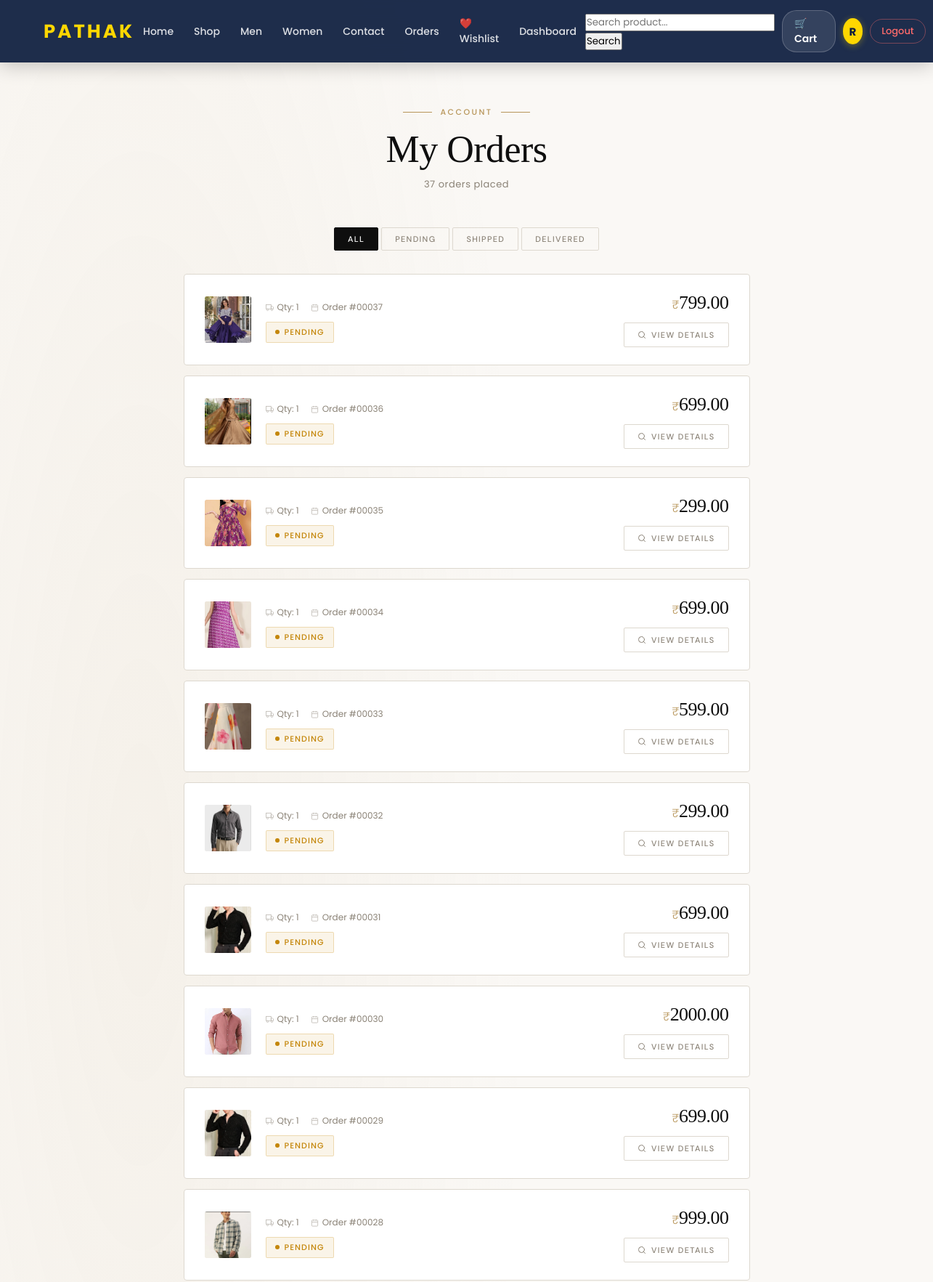
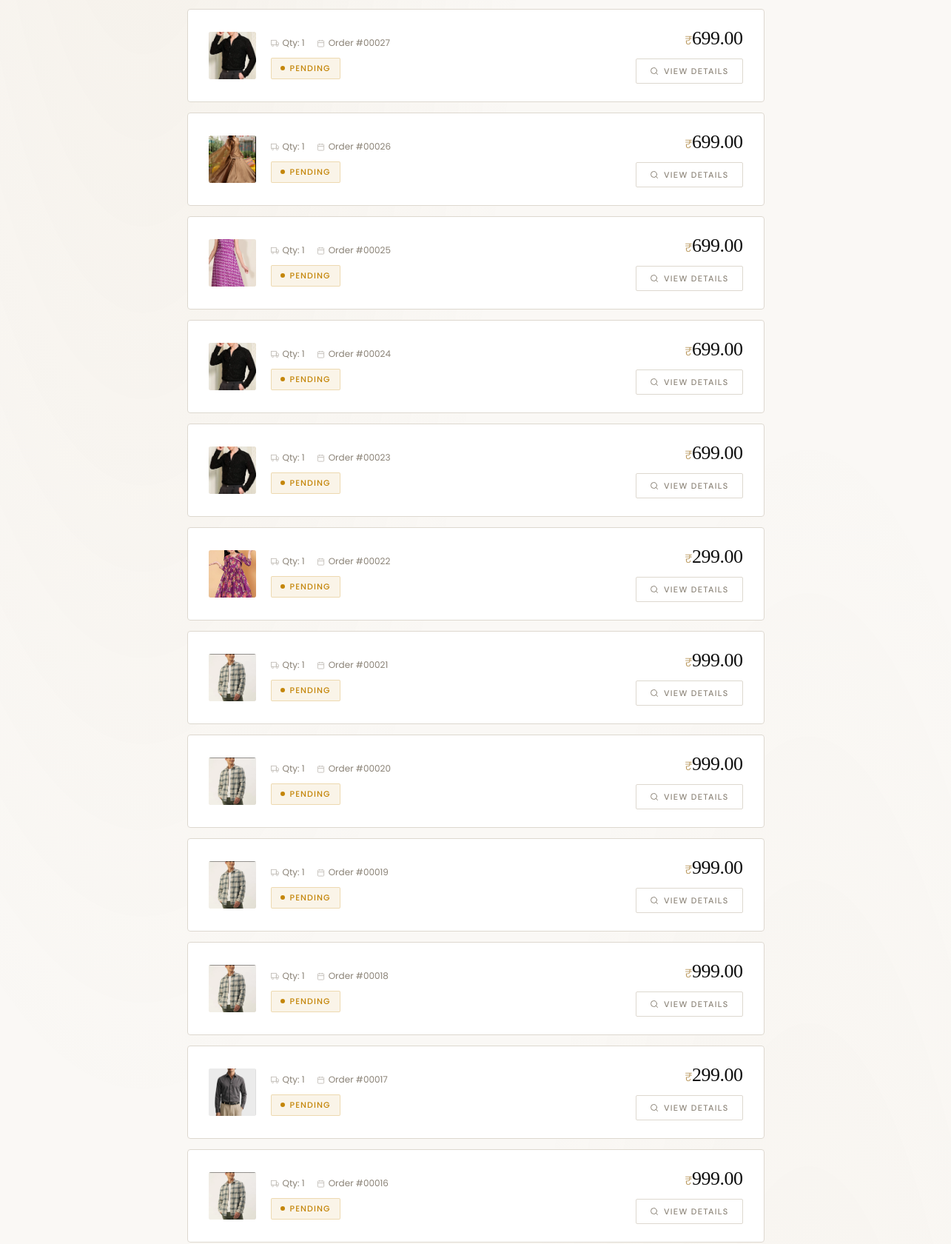
/shop/orders/ (signed in, upper part), run on the app's committed database (2 pictures, top to bottom).
### shop/models.py (models this page shows, shortened)
class Order(models.Model):
    STATUS_CHOICES = (
        ('pending', 'Pending'),
        ('shipped', 'Shipped'),
        ('delivered', 'Delivered'),
        ('cancelled', 'Cancelled'),
        ('refunded', 'Refunded'),
    )
    user = models.ForeignKey(User, on_delete=models.CASCADE)
    product = models.ForeignKey(Product, on_delete=models.CASCADE)
    quantity = models.IntegerField(default=1)
    total_price = models.DecimalField(max_digits=10, decimal_places=2, blank=True, null=True)
    status = models.CharField(max_length=20, choices=STATUS_CHOICES, default='pending')
    created_at = models.DateTimeField(auto_now_add=True)

class Product(models.Model):
    product_name = models.CharField(max_length=30)
    price = models.DecimalField(max_digits=10, decimal_places=2)
    description = models.CharField(max_length=300)
    pub_date = models.DateField()
    image = models.ImageField(upload_to="products/")
    stock = models.IntegerField(default=10)
    CATEGORY_CHOICES = (
    ('men', 'Men'),
    ('women', 'Women'),
    ('kids', 'Kids'),
)
    category = models.CharField(max_length=10, choices=CATEGORY_CHOICES, default='men')
    SUBCATEGORY_CHOICES = (
        ('lehenga', 'Lehenga'),
        ('kurti', 'Kurti'),
        ('saree', 'Saree'),
        ('gown', 'Gown'),
        ('kurta', 'Kurta'),
        ('sherwani', 'Sherwani'),
        ('shirt', 'Shirt'),
        ('trouser', 'Trouser'),
    )
    subcategory = models.CharField(max_length=20, choices=SUBCATEGORY_CHOICES, default='kurti')
    is_new = models.BooleanField(default=False)
    is_best = models.BooleanField(default=False)
    discount = models.IntegerField(
        default=0,
        validators=[MinValueValidator(0), MaxValueValidator(100)]
    )

### shop/views.py (the view)
# urls.py: path('orders/', views.orders, name='orders'),
@login_required(login_url='login')
def orders(request):
    orders = Order.objects.filter(user=request.user).order_by('-id')
    latest_order_id = request.session.get('latest_order_id')
    return render(request, 'orders.html', {
        'orders': orders,
        'latest_order_id': latest_order_id
    })

### shop/templates/orders.html (shortened to what this page needs)
{% extends 'master.html' %}
{% block content %}
<div class="orders-page">
  <div class="page-header">
    <p class="page-eyebrow">Account</p>
    <h1 class="page-title">My Orders</h1>
    {% if orders %}
    <span class="order-count">{{ orders|length }} order{% if orders|length != 1 %}s{% endif %} placed</span>
    {% endif %}
  </div>
  {% if orders %}
  <div class="filter-tabs">
    <button class="filter-tab active" onclick="filterOrders('all', this)">All</button>
    <button class="filter-tab" onclick="filterOrders('pending', this)">Pending</button>
    <button class="filter-tab" onclick="filterOrders('shipped', this)">Shipped</button>
    <button class="filter-tab" onclick="filterOrders('delivered', this)">Delivered</button>
  </div>
  <div class="orders-list" id="ordersList">
    {% for order in orders %}
    <div class="order-card {% if order.id == latest_order_id %}latest{% endif %}"
         data-status="{{ order.status|lower }}">
      <div class="order-icon">
        {% if order.product.image %}
        <img src="{{ order.product.image.url }}" alt="{{ order.product.Product_name }}">
        {% else %}
        <span class="order-icon-placeholder">📦</span>
        {% endif %}
      </div>
      <div class="order-info">
        <div class="order-meta">
          <span class="order-meta-item">
            <svg width="11" height="11" viewBox="0 0 24 24" fill="none" stroke="currentColor" stroke-width="2"><rect x="1" y="3" width="15" height="13"/><polygon points="16 8 20 8 23 11 23 16 16 16 16 8"/><circle cx="5.5" cy="18.5" r="2.5"/><circle cx="18.5" cy="18.5" r="2.5"/></svg>
            Qty: {{ order.quantity }}
          </span>
          <span class="order-meta-item">
            <svg width="11" height="11" viewBox="0 0 24 24" fill="none" stroke="currentColor" stroke-width="2"><rect x="3" y="4" width="18" height="18" rx="2" ry="2"/><line x1="16" y1="2" x2="16" y2="6"/><line x1="8" y1="2" x2="8" y2="6"/><line x1="3" y1="10" x2="21" y2="10"/></svg>
            Order #{{ order.id|stringformat:"05d" }}
          </span>
        </div>
        <div style="margin-top:4px;">
          <span class="status-badge {{ order.status|lower }}">
            <span class="dot"></span>
            {{ order.status|title }}
          </span>
        </div>
      </div>
      <div class="order-right">
        <span class="order-price"><span>₹</span>{{ order.total_price }}</span>
        <a href="{% url 'order_detail' order.id %}" class="detail-btn">
          <svg width="12" height="12" viewBox="0 0 24 24" fill="none" stroke="currentColor" stroke-width="2" stroke-linecap="round"><circle cx="11" cy="11" r="8"/><line x1="21" y1="21" x2="16.65" y2="16.65"/></svg>
          View Details
        </a>
      </div>
    </div>
    {% endfor %}
  </div>
  {% endif %}
</div>
{% endblock %}

### shop/templates/master.html (shortened to what this page needs)
{% load static %}
<!DOCTYPE html>
<html lang="en">
<head>
</head>
<body>
<header class="navbar">
  <a href="/" class="logo">PATHAK</a>
  <nav class="nav-links">
    <a href="/">Home</a>
    <a href="/shop/">Shop</a>
    <a href="/shop/men/">Men</a>
    <a href="/shop/women/">Women</a>
    <a href="/shop/contact/">Contact</a>
    {% if user.is_authenticated %}
      <a href="/shop/orders/">Orders</a>
      <a href="/shop/wishlist/">❤️ Wishlist</a>
      <a href="/shop/dashboard/">Dashboard</a>
    {% endif %}
  </nav>
  <div class="nav-right">
    <form method="GET" action="{% url 'search' %}">
    <input type="text" name="q" placeholder="Search product...">
    <button type="submit">Search</button>
</form>
    <a href="/shop/cart/" class="cart-btn">
      🛒 Cart
    </a>
    {% if user.is_authenticated %}
      <a href="/enroll/profile/" class="profile-btn" title="{{ user.username }}">
        {{ user.username|first|upper }}
      </a>
      <form method="post" action="/enroll/logout/" style="margin:0;">
        <button type="submit" class="btn-logout">Logout</button>
      </form>
    {% else %}
      <a href="/enroll/login/" class="btn-login">Login</a>
      <a href="/enroll/signup/" class="btn-signup">Sign Up</a>
    {% endif %}
  </div>
</header>
<div class="section">
  {% block content %}{% endblock %}
</div>
</body>
</html>

### shop/templates/master.html (style rules this page uses)
*, *::before, *::after { margin: 0; padding: 0; box-sizing: border-box; font-family: 'Poppins', sans-serif; }
body { background: linear-gradient(-45deg, #eef1f7, #f8f9fc, #e3e8f0, #ffffff); background-size: 400% 400%; animation: gradientMove 10s ease infinite; }
.navbar { position: sticky; top: 0; z-index: 1000; display: flex; justify-content: space-between; align-items: center; padding: 14px 60px; background: rgba(11,28,61,0.92); backdrop-filter: blur(14px); -webkit-backdrop-filter: blur(14px); box-shadow: 0 4px 25px rgba(0,0,0,0.22); animation: fadeDown 0.7s ease; transition: padding 0.3s, background 0.3s; }
.logo { color: #ffd700; font-size: 26px; font-weight: 700; letter-spacing: 3px; text-decoration: none; transition: transform 0.3s, text-shadow 0.3s; }
.nav-links { display: flex; align-items: center; gap: 4px; }
.nav-links a { color: rgba(255,255,255,0.85); text-decoration: none; padding: 6px 12px; border-radius: 8px; font-size: 14px; font-weight: 500; position: relative; transition: color 0.3s, background 0.3s; }
.nav-links a::after { content: ""; position: absolute; width: 0; height: 2px; background: #ffd700; left: 50%; bottom: 0; transform: translateX(-50%); transition: width 0.3s; border-radius: 2px; }
.nav-right { display: flex; align-items: center; gap: 10px; }
.cart-btn { position: relative; background: rgba(255,255,255,0.1); color: white; padding: 7px 16px; border-radius: 20px; text-decoration: none; font-size: 14px; font-weight: 600; border: 1.5px solid rgba(255,255,255,0.2); transition: background 0.3s, transform 0.2s, color 0.3s, border-color 0.3s; display: flex; align-items: center; gap: 5px; }
.profile-btn { background: #ffd700; color: #0b1c3d; width: 36px; height: 36px; border-radius: 50%; text-decoration: none; font-size: 15px; display: flex; align-items: center; justify-content: center; font-weight: 700; transition: transform 0.3s, box-shadow 0.3s; box-shadow: 0 2px 10px rgba(255,215,0,0.35); }
.btn-logout { color: #ff6b6b; border: 1.5px solid rgba(255,107,107,0.4); border-radius: 20px; padding: 6px 15px; cursor: pointer; background: none; font-size: 13px; font-weight: 500; font-family: 'Poppins', sans-serif; transition: background 0.3s, border-color 0.3s; }
.section { min-height: 80vh; animation: fadeUp 0.5s ease; }

### data on the page
Order: product.image (picture), quantity "1", id "00037", status "PENDING", total_price "799.00"
Order: product.image (picture), quantity "1", id "00036", status "PENDING", total_price "699.00"
Order: product.image (picture), quantity "1", id "00035", status "PENDING", total_price "299.00"
Order: product.image (picture), quantity "1", id "00034", status "PENDING", total_price "699.00"
Order: product.image (picture), quantity "1", id "00033", status "PENDING", total_price "599.00"
Order: product.image (picture), quantity "1", id "00032", status "PENDING", total_price "299.00"
Order: product.image (picture), quantity "1", id "00031", status "PENDING", total_price "699.00"
Order: product.image (picture), quantity "1", id "00030", status "PENDING", total_price "2000.00"
Order: product.image (picture), quantity "1", id "00029", status "PENDING", total_price "699.00"
Order: product.image (picture), quantity "1", id "00028", status "PENDING", total_price "999.00"
Order: product.image (picture), quantity "1", id "00027", status "PENDING", total_price "699.00"
Order: product.image (picture), quantity "1", id "00026", status "PENDING", total_price "699.00"
Order: product.image (picture), quantity "1", id "00025", status "PENDING", total_price "699.00"
Order: product.image (picture), quantity "1", id "00024", status "PENDING", total_price "699.00"
Order: product.image (picture), quantity "1", id "00023", status "PENDING", total_price "699.00"
Order: product.image (picture), quantity "1", id "00022", status "PENDING", total_price "299.00"
Order: product.image (picture), quantity "1", id "00021", status "PENDING", total_price "999.00"
Order: product.image (picture), quantity "1", id "00020", status "PENDING", total_price "999.00"
Order: product.image (picture), quantity "1", id "00019", status "PENDING", total_price "999.00"
Order: product.image (picture), quantity "1", id "00018", status "PENDING", total_price "999.00"
Order: product.image (picture), quantity "1", id "00017", status "PENDING", total_price "299.00"
Order: product.image (picture), quantity "1", id "00016", status "PENDING", total_price "999.00"

### other printed values
{{ user.username|first|upper }} "R"
{{ orders|length }} "37"
